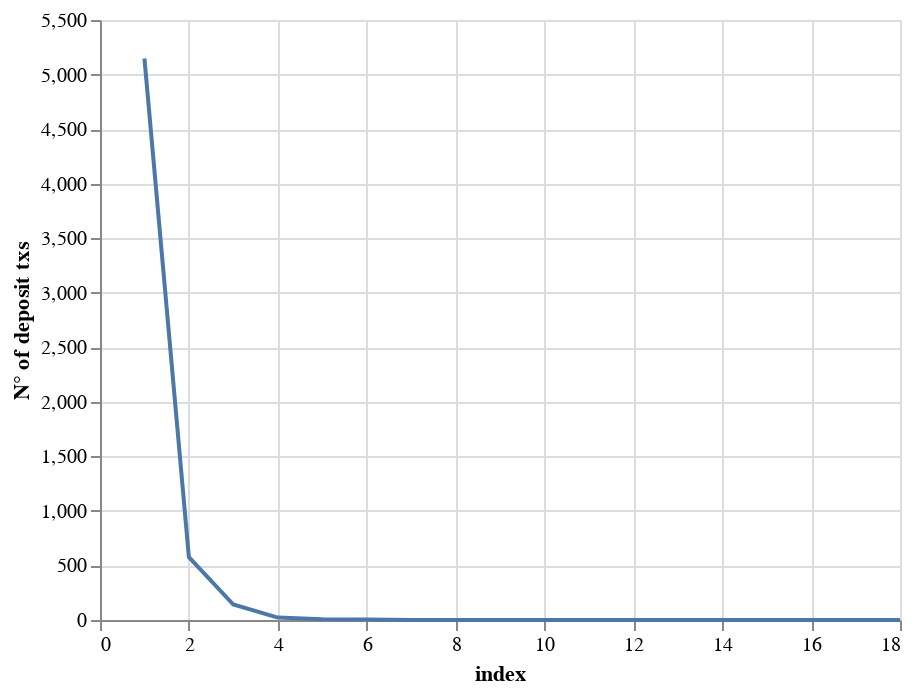

Notebook cell for this chart:
### Code cell
alt.Chart(df).mark_line().encode(
    x='index',
    y=cols_dict['DEPOSIT_TXS']
)

### Figure 1 — Vega-Lite specification as saved in the notebook (floating-point values rounded to 4 significant figures)
{"config": {"view": {"continuousWidth": 400, "continuousHeight": 300}}, "data": {"name": "data-015fe14d4835444a12464bab97ededf3"}, "mark": "line", "encoding": {"x": {"field": "index", "type": "quantitative"}, "y": {"field": "N° of deposit txs", "type": "quantitative"}}, "$schema": "https://vega.github.io/schema/vega-lite/v4.17.0.json", "datasets": {"data-015fe14d4835444a12464bab97ededf3": [{"index": 1, "N° of deposit txs": 5147}, {"index": 2, "N° of deposit txs": 577}, {"index": 3, "N° of deposit txs": 142}, {"index": 4, "N° of deposit txs": 22}, {"index": 5, "N° of deposit txs": 7}, {"index": 6, "N° of deposit txs": 4}, {"index": 7, "N° of deposit txs": 1}, {"index": 8, "N° of deposit txs": 1}, {"index": 17, "N° of deposit txs": 1}, {"index": 18, "N° of deposit txs": 1}]}}
